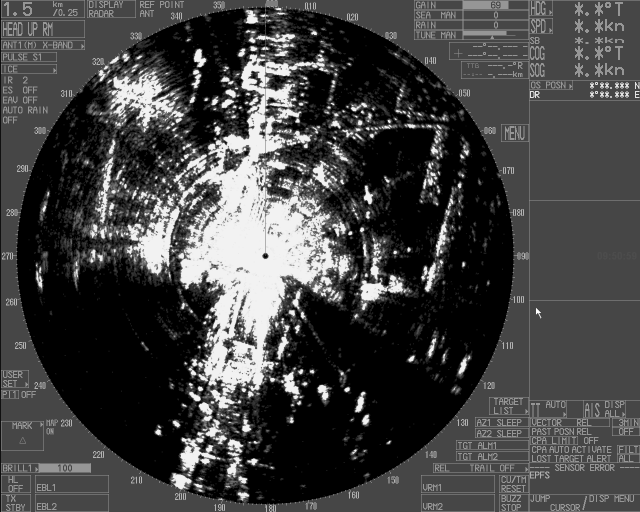
#> input picture Python-PIL/18.4 Radarproben/CF_0_333m_f_2_5s_greyscale_25600000000.png, 1280 x 1024 px (shown at 1/2 size)
$ python getdataimage.py
#> lines starting #> are read from the running program, lines starting #| are printed output that depends on the picture
""" 4/2019 """

""" Author: Duy Nguyen """
from PIL import Image

#BMP
im = Image.open('18.4 Radarproben/CF_0_333m_f_2_5s_greyscale_25600000000.png')
#> im is the input picture: PIL image 1280x1024 P; min 0, max 255, mean 66.4
pixel_bmp = list(im.getdata())
#> pixel_bmp = 1310720 items

#PNG
im1 = Image.open('Cuted/png32.png')
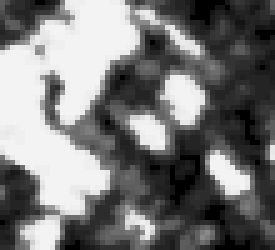
#> input picture Python-PIL/Cuted/png32.png, 55 x 50 px (shown 5 times larger)
#> im1 is the input picture: PIL image 55x50 RGBA; mean R, G, B, A 119.2, 119.2, 119.2, 255
pixel_pnggs_32 = list(im1.getdata())
#> pixel_pnggs_32 = 2750 items, first 6: (93, 93, 93, 255), (77, 77, 77, 255), (52, 52, 52, 255), (44, 44, 44, 255), (44, 44, 44, 255), (36, 36, 36, 255)

#PNG
im2 = Image.open('Cuted/png256.png')
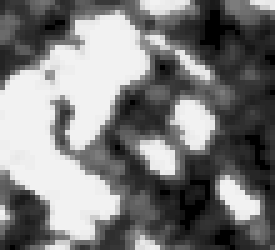
#> input picture Python-PIL/Cuted/png256.png, 55 x 50 px (shown 5 times larger)
#> im2 is the input picture: PIL image 55x50 RGBA; mean R, G, B, A 124.2, 124.2, 124.2, 255
pixel_pnggs_256 = list(im1.getdata())
#> pixel_pnggs_256 has the same summary as pixel_pnggs_32

#PNG
im2 = Image.open('Cuted/pngcolor.png')
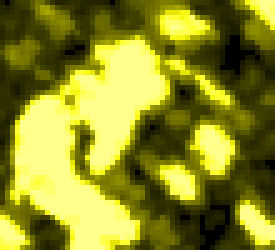
#> input picture Python-PIL/Cuted/pngcolor.png, 55 x 50 px (shown 5 times larger)
#> im2 is the input picture: PIL image 55x50 RGBA; mean R, G, B, A 140.2, 140.2, 37.3, 255
pixel_png_color = list(im1.getdata())
#> pixel_png_color has the same summary as pixel_pnggs_32

#imcolor = Image.open('18.4 Radarproben/CF_0_333m_f_2_5s_png_24bit00000000.png').getcolors()
#imcolor = Image.open('Original/bmp0000.bmp').getcolors()
imcolor = Image.open('18.4 Radarproben/CF_0_333m_f_2_5s_png_16bit00000000.png').getcolors()
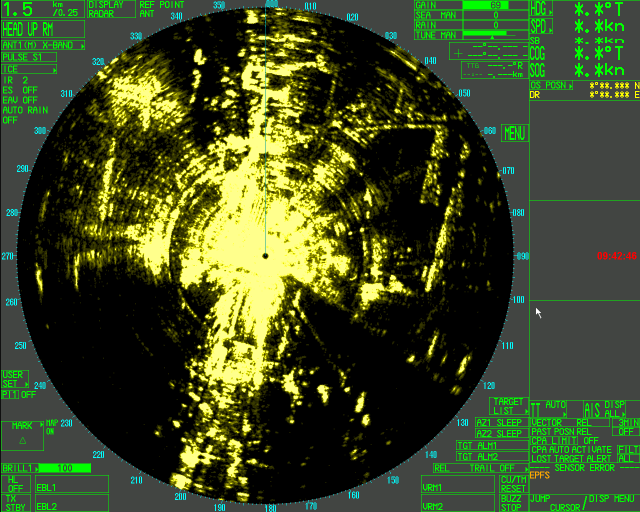
#> input picture Python-PIL/18.4 Radarproben/CF_0_333m_f_2_5s_png_16bit00000000.png, 1280 x 1024 px (shown at 1/2 size)
#> imcolor = 39 items
print("Listed Colors in PNG 16 Farben Original: ")

for x in imcolor:
    print(x)
#> this loop made 39 passes
#> x on passes 1 to 12: (9909, (255, 255, 82)), (7563, (247, 247, 16)), (6983, (231, 231, 0)), (9682, (66, 65, 0)), (1137, (255, 255, 0)), (82, (255, 255, 255)), (11385, (33, 36, 0)), (7605, (123, 121, 0)), (21997, (49, 52, 0)), (7859, (115, 113, 0)), (8772, (107, 105, 0)), (9202, (99, 101, 0))
#| (9909, (255, 255, 82))
#| (7563, (247, 247, 16))
#| (6983, (231, 231, 0))
#| (9682, (66, 65, 0))
#| (1137, (255, 255, 0))
#| (82, (255, 255, 255))
#| (11385, (33, 36, 0))
#| (7605, (123, 121, 0))
#> (further printed lines are left out)

print("\n")
print("Anzahl der Farben im Bild: ")
print(len(imcolor))
#| 39


# NOTE  Messwerte Cuted Images *nur die Schwarz-Gelb Bereich wird genommen.
#       BMP    Color       32 Farben
#       PNG32  Grayscale   27 Farben ==>>>>>>> !WARNUNG
#       PNG256 Grayscale   32 Farben
#       PNG    Color       32 Farben
# NOTE  Messwerte Original Images
#       BMP    Color       39 Farben
#       PNG32  Grayscale   33 Farben ==>>>>>>> !WARNUNG
#       PNG256 Grayscale   39 Farben
#       PNG    Color       39 Farben

""" !TODO 32 von 39 Farben rausnehmen
-> den Rest ausblenden """
